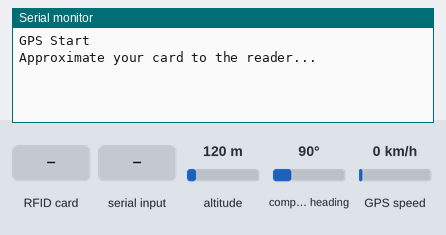
Bench run of a sketch on a simulated Arduino Uno, built with avr-gcc and run on an emulated ATmega328P. Shown: the last lines printed to the serial monitor. The test bench sets the inputs (shaded band); at power-on: altitude 120 m, compass heading 90°, GPS speed 0 km/h. The GPS gets a fix after 3 s at 37.7749, -122.4194 with 8 satellites.

Above: at 1.2 s.
1.3 s: RFID card 5E 7A 19 C4 held to the reader
At 2.7 s:
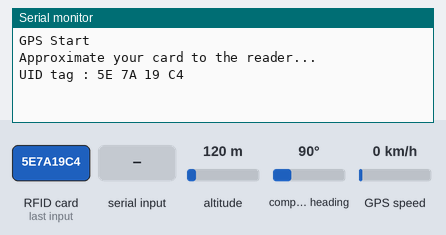
4.6 s: altitude set to 20 m
At 5.9 s:
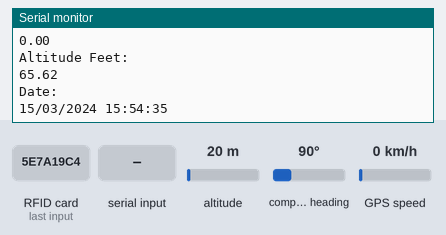
6.1 s: "1" received over the second serial link
10.2 s: compass heading set to 7°
At 11.0 s:
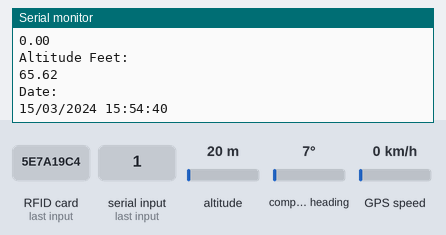
14.3 s: RFID card 5E 7A 19 C4 held to the reader
At 14.9 s:
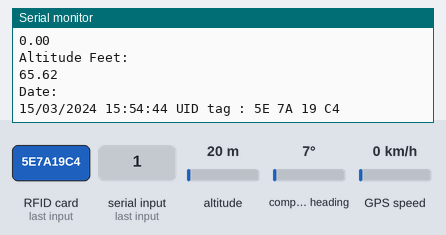
18.4 s: GPS speed set to 30 km/h
At 19.3 s:
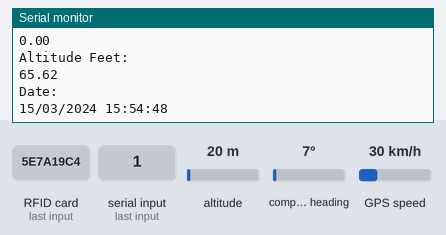
Timing chart, 0 to 21.4 s (numbered marks = the images above; inputs shaded):
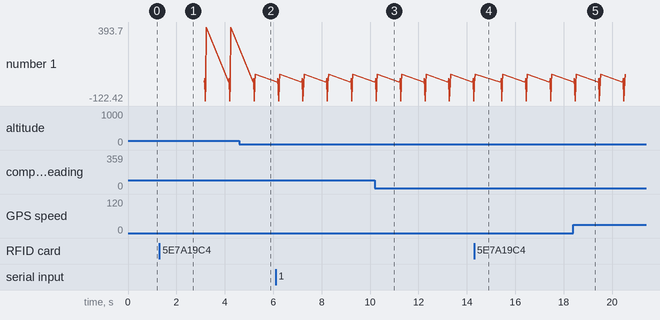

The sketch:

final.ino
```cpp
#include "TinyGPS++.h"
#include "SoftwareSerial.h"
#include <DHT.h>

#define DHTPIN 7     // what pin we're connected to
#define DHTTYPE DHT22   // DHT 22  (AM2302)
DHT dht(DHTPIN, DHTTYPE); //// Initialize DHT sensor for normal 16mhz Arduino
SoftwareSerial serial_connection(8, 4); //RX=pin 10, TX=pin 11
TinyGPSPlus gps;//This is the GPS object that will pretty much do all the grunt work with the NMEA data
float hum=0;  //Stores humidity value
float temp=0; //Stores temperature value

#include <SPI.h>
#include <MFRC522.h>

#define SS_PIN 10
#define RST_PIN 9
MFRC522 mfrc522(SS_PIN, RST_PIN);   // Create MFRC522 instance.

void setup()
{
  Serial.begin(9600);//This opens up communications to the Serial monitor in the Arduino IDE
  dht.begin();
  serial_connection.begin(9600);//This opens up communications to the GPS
  Serial.println("GPS Start");//Just show to the monitor that the sketch has started

  SPI.begin();      // Initiate  SPI bus
  mfrc522.PCD_Init();   // Initiate MFRC522
  Serial.println("Approximate your card to the reader...");
  Serial.println();

}

void loop()
{

//  hum = dht.readHumidity();
//  temp= dht.readTemperature();
//  //Print temp and humidity values to serial monitor
//  Serial.print("Humidity: ");
//  Serial.print(hum);
//  Serial.print(" %, Temp: ");
//  Serial.print(temp);
//  Serial.println(" Celsius");

  while(serial_connection.available())//While there are characters to come from the GPS
  {
    gps.encode(serial_connection.read());//This feeds the serial NMEA data into the library one char at a time
  }
  if(gps.location.isUpdated())//This will pretty much be fired all the time anyway but will at least reduce it to only after a package of NMEA data comes in
  {
    //Get the latest info from the gps object which it derived from the data sent by the GPS unit
    Serial.println("Satellite Count:");
    Serial.println(gps.satellites.value());
    Serial.println("Latitude:");
    Serial.println(gps.location.lat(), 6);
    Serial.println("Longitude:");
    Serial.println(gps.location.lng(), 6);
    Serial.println("Speed MPH:");
    Serial.println(gps.speed.mph());
    Serial.println("Altitude Feet:");
    Serial.println(gps.altitude.feet());
    Serial.println("Date:");
    printDateTime(gps.date,gps.time);

  }
    // Look for new cards
  if ( ! mfrc522.PICC_IsNewCardPresent())
  {
    return;
  }
  // Select one of the cards
  if ( ! mfrc522.PICC_ReadCardSerial())
  {
    return;
  }
  //Show UID on serial monitor
  Serial.print("UID tag :");
  String content= "";
  byte letter;
  for (byte i = 0; i < mfrc522.uid.size; i++)
  {
     Serial.print(mfrc522.uid.uidByte[i] < 0x10 ? " 0" : " ");
     Serial.print(mfrc522.uid.uidByte[i], HEX);
     content.concat(String(mfrc522.uid.uidByte[i] < 0x10 ? " 0" : " "));
     content.concat(String(mfrc522.uid.uidByte[i], HEX));
  }
  Serial.println();


}

void printDateTime(TinyGPSDate &d, TinyGPSTime &t)
{
  if (!d.isValid() && t.isValid())
  {
    Serial.print(F("********** "));
  }
  else
  {
    char sz[32];
    int hour = t.hour() + 5;
    int minute = t.minute() + 30;
    int second = t.second();
    int day = d.day();
    int month = d.month();
    int year = d.year();

    if(minute > 59){
      hour++;
      minute=minute-60;
      }
    if(hour>23)
     {
      hour=hour-24;
      day++;
     }

    sprintf(sz, "%02d/%02d/%02d ",day, month, year);
    Serial.print(sz);
    sprintf(sz, "%02d:%02d:%02d ", hour, minute, second);
    Serial.print(sz);
  }

  //RFID Code Begins here
  if ( ! mfrc522.PICC_IsNewCardPresent())
  {
    return;
  }
  // Select one of the cards
  if ( ! mfrc522.PICC_ReadCardSerial())
  {
    return;
  }
  //Show UID on serial monitor
  Serial.print("UID tag :");
  String content= "";
  byte letter;
  for (byte i = 0; i < mfrc522.uid.size; i++)
  {
     Serial.print(mfrc522.uid.uidByte[i] < 0x10 ? " 0" : " ");
     Serial.print(mfrc522.uid.uidByte[i], HEX);
     content.concat(String(mfrc522.uid.uidByte[i] < 0x10 ? " 0" : " "));
     content.concat(String(mfrc522.uid.uidByte[i], HEX));
  }
  Serial.println();
  delay(1000);

}

void printInt(unsigned long val, bool valid, int len)
{
  char sz[32] = "*****************";
  if (valid)
    sprintf(sz, "%ld", val);
  sz[len] = 0;
  for (int i=strlen(sz); i<len; ++i)
    sz[i] = ' ';
  if (len > 0)
    sz[len-1] = ' ';
  Serial.print(sz);
}
```

Measured:
- after the input at 1.3 s, the serial monitor: prints a new line at once (image 1)
- after the input at 4.6 s, the serial monitor: prints a new line after 0.66 s (image 2)
- after the input at 14.3 s, the serial monitor: prints a new line after 0.05 s (image 4)
- plotted number 1: 393.7 → 65.62 after the input at 4.6 s, 65.62 → 37.77 after the input at 18.4 s
